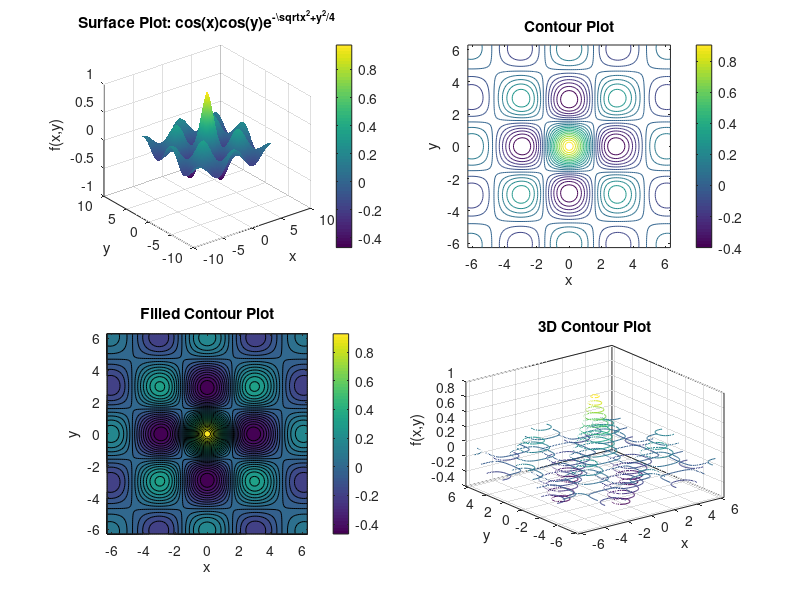
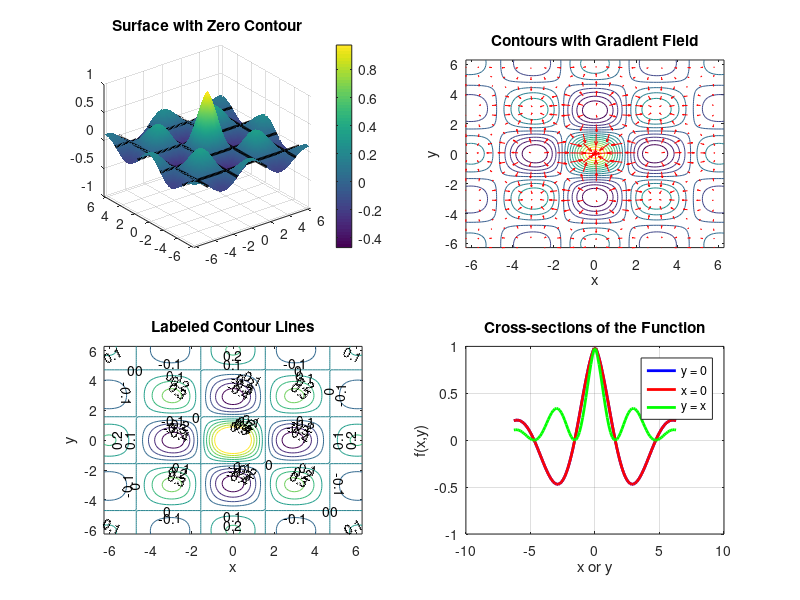

The MATLAB script that drew these images, in order:
%% ========================================================================
%% PROBLEM 5: SURFACE PLOTTING WITH CONTOURS
%% ========================================================================

fprintf('========== PROBLEM 5: SURFACE PLOTTING ==========\n');

% Define the function
f5 = @(x, y) cos(x) .* cos(y) .* exp(-sqrt(x.^2 + y.^2)/4);

% Create grid
x = linspace(-2*pi, 2*pi, 100);
y = linspace(-2*pi, 2*pi, 100);
[X, Y] = meshgrid(x, y);
Z = f5(X, Y);

% Method 1: Standard surface plot with contours
figure(51);
subplot(2,2,1);
surf(X, Y, Z);
shading interp;
colorbar;
title('Surface Plot: cos(x)cos(y)e^{-\sqrt{x^2+y^2}/4}');
xlabel('x'); ylabel('y'); zlabel('f(x,y)');

% Method 2: Contour plot
subplot(2,2,2);
contour(X, Y, Z, 20);
colorbar;
title('Contour Plot');
xlabel('x'); ylabel('y');
axis equal;

% Method 3: Filled contour plot
subplot(2,2,3);
contourf(X, Y, Z, 30);
colorbar;
title('Filled Contour Plot');
xlabel('x'); ylabel('y');
axis equal;

% Method 4: 3D contour plot
subplot(2,2,4);
contour3(X, Y, Z, 15);
title('3D Contour Plot');
xlabel('x'); ylabel('y'); zlabel('f(x,y)');

% Advanced visualization
figure(52);

% Method 5: Surface with projected contours
subplot(2,2,1);
surf(X, Y, Z);
hold on;
contour3(X, Y, Z, [0, 0], 'k', 'LineWidth', 2); % Zero contour
shading interp;
colorbar;
title('Surface with Zero Contour');

% Method 6: Gradient field
subplot(2,2,2);
[Gx, Gy] = gradient(Z, x(2)-x(1), y(2)-y(1));
contour(X, Y, Z, 15);
hold on;
quiver(X(1:5:end, 1:5:end), Y(1:5:end, 1:5:end), ...
       Gx(1:5:end, 1:5:end), Gy(1:5:end, 1:5:end), 'r');
title('Contours with Gradient Field');
xlabel('x'); ylabel('y');

% Method 7: Multiple contour levels with labels
subplot(2,2,3);
[C, h] = contour(X, Y, Z, [-0.5:0.1:0.5]);
clabel(C, h);
title('Labeled Contour Lines');
xlabel('x'); ylabel('y');

% Method 8: Cross-sections
subplot(2,2,4);
plot(x, f5(x, 0), 'b-', 'LineWidth', 2, 'DisplayName', 'y = 0');
hold on;
plot(x, f5(0, x), 'r-', 'LineWidth', 2, 'DisplayName', 'x = 0');
plot(x, f5(x, x), 'g-', 'LineWidth', 2, 'DisplayName', 'y = x');
grid on;
title('Cross-sections of the Function');
xlabel('x or y');
ylabel('f(x,y)');
legend('Location', 'best');

% Statistical analysis of the function
fprintf('Function statistics over [-2π, 2π] × [-2π, 2π]:\n');
fprintf('Maximum value: %.6f\n', max(Z(:)));
fprintf('Minimum value: %.6f\n', min(Z(:)));
fprintf('Mean value: %.6f\n', mean(Z(:)));
fprintf('Standard deviation: %.6f\n', std(Z(:)));

% Find critical points (approximate)
[max_val, max_idx] = max(Z(:));
[max_row, max_col] = ind2sub(size(Z), max_idx);
fprintf('Approximate maximum at: (%.3f, %.3f) = %.6f\n', ...
        X(max_row, max_col), Y(max_row, max_col), max_val);

[min_val, min_idx] = min(Z(:));
[min_row, min_col] = ind2sub(size(Z), min_idx);
fprintf('Approximate minimum at: (%.3f, %.3f) = %.6f\n', ...
        X(min_row, min_col), Y(min_row, min_col), min_val);
